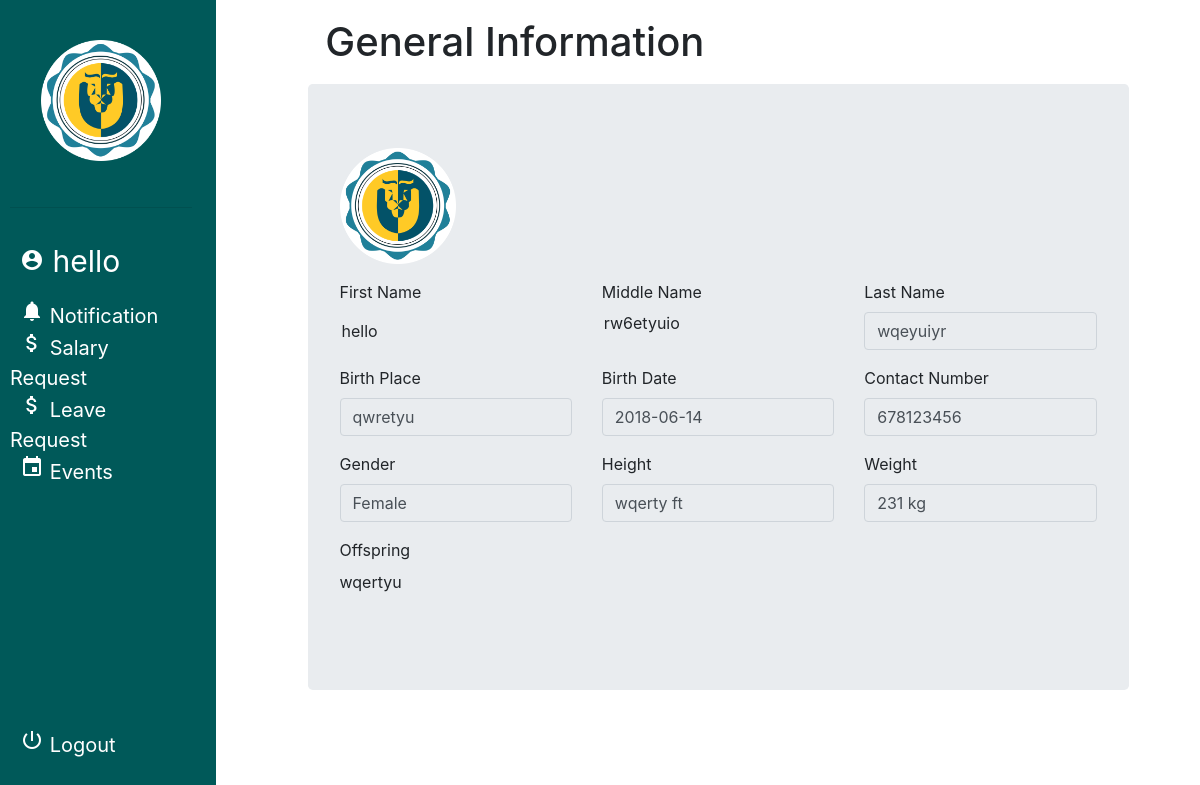
The page /profile.php (signed in) on the database its author committed.
### tables this page shows
CREATE TABLE `user` (
  `username` varchar(45) NOT NULL,
  `user_id` int(11) NOT NULL AUTO_INCREMENT,
  `email` varchar(45) NOT NULL,
  `password` varchar(255) NOT NULL,
  `date_registered` date NOT NULL,
  `status` enum('enabled','disabled') DEFAULT 'enabled',
  `type` enum('admin','user') DEFAULT 'user',
  PRIMARY KEY (`username`),
  UNIQUE KEY `user_id_UNIQUE` (`user_id`),
  UNIQUE KEY `username_UNIQUE` (`username`)
);

CREATE TABLE `user_info` (
  `user_id` int(11) NOT NULL,
  `first_name` varchar(45) DEFAULT NULL,
  `middle_name` varchar(45) DEFAULT NULL,
  `last_name` varchar(45) DEFAULT NULL,
  `birth_date` date DEFAULT NULL,
  `birth_place` varchar(45) DEFAULT NULL,
  `contact_number` varchar(45) DEFAULT NULL,
  `gender` enum('m','f') DEFAULT NULL,
  `height` varchar(45) DEFAULT NULL,
  `weight` int(3) DEFAULT NULL,
  `blood_type` enum('o','a','b','ab') DEFAULT NULL,
  `residential_address` varchar(45) DEFAULT NULL,
  `residential_zip` int(4) DEFAULT NULL,
  `residential_tel_no` varchar(45) DEFAULT NULL,
  `permanent_address` varchar(45) DEFAULT NULL,
  `permanent_zip` int(4) DEFAULT NULL,
  `permanent_tel_no` varchar(45) DEFAULT NULL,
  `citizenship` varchar(45) DEFAULT NULL,
  `religion` varchar(45) DEFAULT NULL,
  `civil_status` varchar(45) DEFAULT NULL,
  `sss_no` int(11) DEFAULT NULL,
  `tin` int(11) DEFAULT NULL,
  `philhealth_no` int(11) DEFAULT NULL,
  `pagibig_id_no` int(11) DEFAULT NULL,
  PRIMARY KEY (`user_id`),
  CONSTRAINT `user_id` FOREIGN KEY (`user_id`) REFERENCES `user` (`user_id`) ON DELETE CASCADE ON UPDATE CASCADE
);

CREATE TABLE `user_offspring` (
  `off_id` int(11) NOT NULL AUTO_INCREMENT,
  `child_name` varchar(50) DEFAULT NULL,
  `child_birth_date` date DEFAULT NULL,
  `user_id` int(11) NOT NULL,
  PRIMARY KEY (`off_id`),
  UNIQUE KEY `user_id_UNIQUE` (`off_id`),
  KEY `userid_idx` (`user_id`),
  CONSTRAINT `userid` FOREIGN KEY (`user_id`) REFERENCES `user` (`user_id`) ON DELETE CASCADE ON UPDATE CASCADE
);

### utilities/session.php (called while the page is built, shortened)
<?php
    $connect = Connect();
    if(isset($_SESSION['user'])){
        $current_user = $_SESSION['user'];
        $stmt = "SELECT * FROM user NATURAL JOIN user_info where username='$current_user' or email='$current_user'";
        $results = mysqli_query($connect, $stmt);
        $row = mysqli_fetch_array($results, MYSQLI_ASSOC);
        $user_id = $row['user_id'];
        $first_name = $row['first_name'];
        $middle_name = $row['middle_name'];
        $last_name = $row['last_name'];
        $birth_date = $row['birth_date'];
        $birth_place = $row['birth_place'];
        $contact_number = $row['contact_number'];
        $gender = $row['gender'];
        $height = $row['height'];
        $weight = $row['weight'];
    }
?>

### profile.php (the view, shortened to what this page needs)
<?php
    include 'utilities/session.php';
?>
<!DOCTYPE html>
<html>
    <head>
        <link type="text/css" rel="stylesheet" href="../style/bootstrap/bootstrap.min.css" media="screen, projection">
        <link type="text/css" rel="stylesheet" href="../style/style.css" media="screen, projection">
    </head>
    <body style="overflow:hidden">
		<div class="row">
        	<div class="col-3">
				<?php include 'modules/sidenav.php';?>
			</div>
			<div class="col-9">
                <h1 style="margin:2% 2%;">General Information</h1>
                <div class="jumbotron" style="margin-right:8%;">
                    <div class="row">
                        <div class="form-group col-4">
                			<div class="thumbnail"><img src="img/profile-images/lion.png" style="height:50%;width:50%;"></div>
            			</div>
                    </div>
                    <div class="row">
        				<div class="form-group col-4">
            				<label for="first"> First Name</label>
            				<input type="text" id="first" class="form-control-plaintext" value="<?php echo "$first_name";?>" disabled>
        				</div>
                        <div class="form-group col-4">
            				<sublabel for="first"> Middle Name</sublabel>
            				<input type="text" id="first" class="form-control-plaintext" value="<?php echo "$middle_name";?>" disabled>
        				</div>
        				<div class="form-group col-4">
            				<label for="first"> Last Name</label>
            				<input type="text" id="first" class="form-control" value="<?php echo "$last_name";?>" disabled>
        				</div>
    				</div>
                    <div class="row">
                        <div class="form-group col-4">
            				<label for="birth_place"> Birth Place</label>
            				<input type="text" id="first" class="form-control" value="<?php echo "$birth_place";?>" disabled>
        				</div>
                        <div class="form-group col-4">
            				<label for="birth_date">Birth Date</label>
            				<input type="text" id="first" class="form-control" value="<?php echo "$birth_date";?>" disabled>
        				</div>
        				<div class="form-group col-4">
            				<label for="contact_number">Contact Number</label>
            				<input type="text" id="first" class="form-control" value="<?php echo "$contact_number";?>" disabled>
        				</div>
                    </div>
                    <div class="row">
                        <div class="form-group col-4">
            				<label for="gender"> Gender</label>
            				<input type="text" id="first" class="form-control" value="<?php if ($gender === 'm') {echo 'Male';} else {echo 'Female';}?>" disabled>
        				</div>
                        <div class="form-group col-4">
            				<label for="height">Height</label>
            				<input type="text" id="first" class="form-control" value="<?php echo "$height";?> ft" disabled>
        				</div>
        				<div class="form-group col-4">
            				<label for="weight">Weight</label>
            				<input type="text" id="first" class="form-control" value="<?php echo "$weight";?> kg" disabled>
        				</div>
                    </div>
                    <div class="row">
                        <div class="form-group col-4" id="off">
            				<label for="offsprint">Offspring</label>
            				<p>
                            <?php
                            $sql = "SELECT child_name FROM user_offspring where user_id='$user_id';";
                            $res = $connect->query($sql);
                            if ($res->num_rows > 0) {
                                while ($row = $res->fetch_assoc()) {
                                    echo $row['child_name']."
                                    \n";
                                }
                            }
                            ?></p>
        				</div>
                    </div>
                </div>
			</div>
		</div>
    </body>
</html>

### modules/sidenav.php (shortened to what this page needs)
<!DOCTYPE html>
<html>
     <head>
        <link type="text/css" rel="stylesheet" href="../style/bootstrap/bootstrap.min.css" media="screen, projection">
        <link type="text/css" rel="stylesheet" href="../style/style.css" media="screen, projection">
    </head>
    <body>
        <nav id="sidebar">
			<div class="sidebar-header">
                <a href="/home">
            	   <img src="../img/Lion.png" id="side-logo">
                </a>
				<hr>
            </div>
            <ul class="list-unstyled components" style="text-align: left;">
                <li>
                    <a class="navbar-brand" href="../profile" id="user_name">
                        <i class="large material-icons">account_circle</i>
                        <?php echo "$first_name"; ?>
                    </a>
                </li>
                <li>
                    <a href="#">
                        <i class="large material-icons">notifications</i>
                        Notification
                    </a>
                </li>
                <li>
                    <a href="#">
                        <i class="large material-icons">attach_money</i>
                        Salary Request
                    </a>
                </li>
				<li>
                    <a href="../leave_request_form">
                        <i class="large material-icons">attach_money</i>
                        Leave Request
                    </a>
                </li>
                <li>
                    <a href="#">
                        <i class="large material-icons">event</i>
                        Events
                    </a>
                </li>
                <li style="position:absolute;bottom:5%;">
                    <a href="../utilities/logout.php">
                        <i class="large material-icons">power_settings_new</i>
                        Logout
                    </a>
                </li>
            </ul>
        </nav>
    </body>
</html>

### style/style.css (style rules this page uses)
body { margin: 0; }
#sidebar { padding: 10px; text-align: center; background-color: #005959; width: 18%; height: 100%; position: fixed; padding-right: 2%; }
#user_name { font-size: 30px !important; }
#sidebar a { font-size: 20px; color: white; margin: 10px; }
#side-logo { display: block; margin: 0 auto !important; width: 120px; height: auto; }

### rows shown on the page
user: user.first_name "hello", user.middle_name "rw6etyuio", user.last_name "wqeyuiyr", user.birth_place "qwretyu", user.birth_date "2018-06-14", user.contact_number "678123456", user.height "wqerty ft", user.weight "231 kg"
user_info: gender "Female"
user_offspring: child_name "wqertyu"
